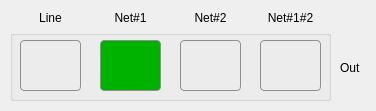
<?xml version="1.0" encoding="UTF-8"?>
<ui version="4.0">
 <class>Spk_Router</class>
 <widget class="QWidget" name="Spk_Router">
  <property name="windowModality">
   <enum>Qt::ApplicationModal</enum>
  </property>
  <property name="geometry">
   <rect>
    <x>0</x>
    <y>0</y>
    <width>376</width>
    <height>111</height>
   </rect>
  </property>
  <property name="windowTitle">
   <string>SpkRouter</string>
  </property>
  <property name="styleSheet">
   <string notr="true">QPushButton {
     border: 1px solid #8f8f91;
     border-radius: 4px;
     background-color: qlineargradient(x1: 0, y1: 0, x2: 0, y2: 1,
                                       stop: 0 #f6f7fa, stop: 1 #dadbde);
 }

 QPushButton:pressed {
     background-color: qlineargradient(x1: 0, y1: 0, x2: 0, y2: 1,
                                       stop: 0 #dadbde, stop: 1 #f6f7fa);
 }
QPushButton:checked{
	background-color: rgb(0, 178, 0);
}</string>
  </property>
  <widget class="QLabel" name="label">
   <property name="geometry">
    <rect>
     <x>20</x>
     <y>10</y>
     <width>61</width>
     <height>16</height>
    </rect>
   </property>
   <property name="text">
    <string>Line</string>
   </property>
   <property name="alignment">
    <set>Qt::AlignCenter</set>
   </property>
  </widget>
  <widget class="QGroupBox" name="groupBox">
   <property name="geometry">
    <rect>
     <x>10</x>
     <y>30</y>
     <width>321</width>
     <height>71</height>
    </rect>
   </property>
   <property name="title">
    <string/>
   </property>
   <widget class="QPushButton" name="net2Out">
    <property name="geometry">
     <rect>
      <x>170</x>
      <y>10</y>
      <width>61</width>
      <height>51</height>
     </rect>
    </property>
    <property name="styleSheet">
     <string notr="true"/>
    </property>
    <property name="text">
     <string/>
    </property>
    <property name="checkable">
     <bool>true</bool>
    </property>
    <property name="autoExclusive">
     <bool>true</bool>
    </property>
   </widget>
   <widget class="QPushButton" name="net1Out">
    <property name="geometry">
     <rect>
      <x>90</x>
      <y>10</y>
      <width>61</width>
      <height>51</height>
     </rect>
    </property>
    <property name="styleSheet">
     <string notr="true"/>
    </property>
    <property name="text">
     <string/>
    </property>
    <property name="checkable">
     <bool>true</bool>
    </property>
    <property name="checked">
     <bool>true</bool>
    </property>
    <property name="autoExclusive">
     <bool>true</bool>
    </property>
   </widget>
   <widget class="QPushButton" name="line1Out">
    <property name="geometry">
     <rect>
      <x>10</x>
      <y>10</y>
      <width>61</width>
      <height>51</height>
     </rect>
    </property>
    <property name="styleSheet">
     <string notr="true">QPushButton {
     border: 1px solid #8f8f91;
     border-radius: 4px;
     background-color: qlineargradient(x1: 0, y1: 0, x2: 0, y2: 1,
                                       stop: 0 #f6f7fa, stop: 1 #dadbde);
 }

 QPushButton:pressed {
     background-color: qlineargradient(x1: 0, y1: 0, x2: 0, y2: 1,
                                       stop: 0 #dadbde, stop: 1 #f6f7fa);
 }
QPushButton:checked{
	background-color: rgb(0, 178, 0);
}</string>
    </property>
    <property name="text">
     <string/>
    </property>
    <property name="checkable">
     <bool>true</bool>
    </property>
    <property name="checked">
     <bool>false</bool>
    </property>
    <property name="autoExclusive">
     <bool>true</bool>
    </property>
   </widget>
   <widget class="QPushButton" name="net12Out">
    <property name="geometry">
     <rect>
      <x>250</x>
      <y>10</y>
      <width>61</width>
      <height>51</height>
     </rect>
    </property>
    <property name="styleSheet">
     <string notr="true"/>
    </property>
    <property name="text">
     <string/>
    </property>
    <property name="checkable">
     <bool>true</bool>
    </property>
    <property name="autoExclusive">
     <bool>true</bool>
    </property>
   </widget>
  </widget>
  <widget class="QLabel" name="label_out">
   <property name="geometry">
    <rect>
     <x>340</x>
     <y>60</y>
     <width>21</width>
     <height>16</height>
    </rect>
   </property>
   <property name="text">
    <string>Out</string>
   </property>
  </widget>
  <widget class="QLabel" name="label_3">
   <property name="geometry">
    <rect>
     <x>100</x>
     <y>10</y>
     <width>61</width>
     <height>16</height>
    </rect>
   </property>
   <property name="text">
    <string>Net#1</string>
   </property>
   <property name="alignment">
    <set>Qt::AlignCenter</set>
   </property>
  </widget>
  <widget class="QLabel" name="label_4">
   <property name="geometry">
    <rect>
     <x>180</x>
     <y>10</y>
     <width>61</width>
     <height>16</height>
    </rect>
   </property>
   <property name="text">
    <string>Net#2</string>
   </property>
   <property name="alignment">
    <set>Qt::AlignCenter</set>
   </property>
  </widget>
  <widget class="QLabel" name="label_5">
   <property name="geometry">
    <rect>
     <x>260</x>
     <y>10</y>
     <width>61</width>
     <height>16</height>
    </rect>
   </property>
   <property name="text">
    <string>Net#1#2</string>
   </property>
   <property name="alignment">
    <set>Qt::AlignCenter</set>
   </property>
  </widget>
 </widget>
 <resources/>
 <connections/>
</ui>
